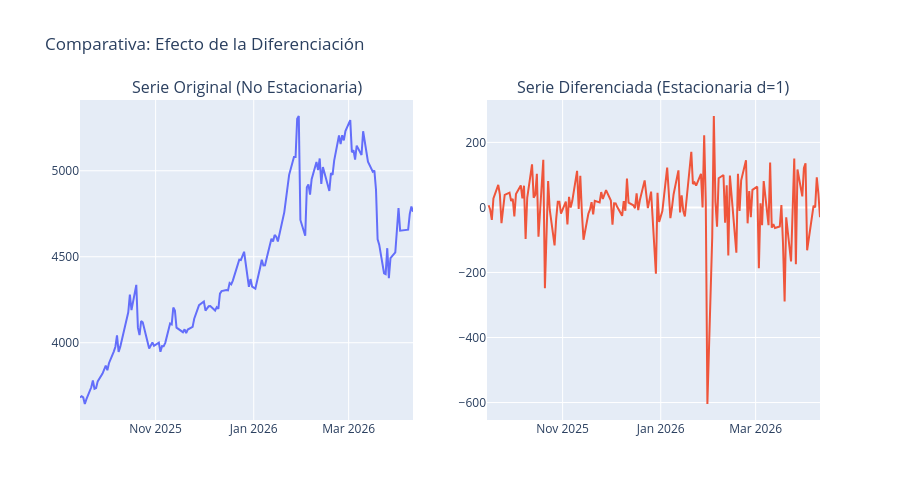

Notebook cell for this chart:
### Markdown cell above
Aqui van las pruebas de estacionareidad

### Code cell
def check_stationarity(series, title="Serie Original"):
    result = adfuller(series.dropna())
    print(f'ADF Test: {title}')
    print(f'Estadístico ADF: {result[0]:.4f}')
    print(f'p-value: {result[1]:.4f}')
    is_stationary = result[1] < 0.05
    print(f"¿Es estacionaria? {'SÍ' if is_stationary else 'NO'}\n")
    return is_stationary

# 1. Revisamos la serie original
check_stationarity(df['Close'], "Tipo de Cambio Original")

# 2. Aplicamos Primera Diferencia (d=1)
df['diff_1'] = df['Close'].diff()

# 3. Revisamos la serie diferenciada
check_stationarity(df['diff_1'], "Primera Diferencia (d=1)")

# Creamos una figura con 2 columnas (Subplots)
fig = make_subplots(
    rows=1, cols=2,
    subplot_titles=("Serie Original (No Estacionaria)", "Serie Diferenciada (Estacionaria d=1)")
)

# Gráfico 1: Serie Original
fig.add_trace(
    go.Scatter(x=df['Close'].index, y=df['Close'], name='Original'),
    row=1, col=1
)

# Gráfico 2: Serie Diferenciada
fig.add_trace(
    go.Scatter(x=df['diff_1'].index, y=df['diff_1'], name='Diferenciada'),
    row=1, col=2
)

# Ajustes de diseño
fig.update_layout(
    title_text="Comparativa: Efecto de la Diferenciación",
    showlegend=False, # Ocultamos leyenda
    height=500
)

fig.show()

### Figure 1 — Plotly figure (JSON) as saved in the notebook; plotly's stock layout.template omitted (floating-point values rounded to 4 significant figures; data arrays with more than 128 entries replaced by an {"elided": "..."} marker saying what was removed)
{"data": [{"name": "Original", "type": "scatter", "x": {"elided": "144 str values"}, "xaxis": "x", "y": {"elided": "144 float values"}, "yaxis": "y"}, {"name": "Diferenciada", "type": "scatter", "x": {"elided": "144 str values"}, "xaxis": "x2", "y": {"elided": "144 float values"}, "yaxis": "y2"}], "layout": {"annotations": [{"font": {"size": 16}, "showarrow": false, "text": "Serie Original (No Estacionaria)", "x": 0.225, "xanchor": "center", "xref": "paper", "y": 1, "yanchor": "bottom", "yref": "paper"}, {"font": {"size": 16}, "showarrow": false, "text": "Serie Diferenciada (Estacionaria d=1)", "x": 0.775, "xanchor": "center", "xref": "paper", "y": 1, "yanchor": "bottom", "yref": "paper"}], "height": 500, "showlegend": false, "title": {"text": "Comparativa: Efecto de la Diferenciación"}, "xaxis": {"anchor": "y", "domain": [0, 0.45]}, "xaxis2": {"anchor": "y2", "domain": [0.55, 1]}, "yaxis": {"anchor": "x", "domain": [0, 1]}, "yaxis2": {"anchor": "x2", "domain": [0, 1]}}}
